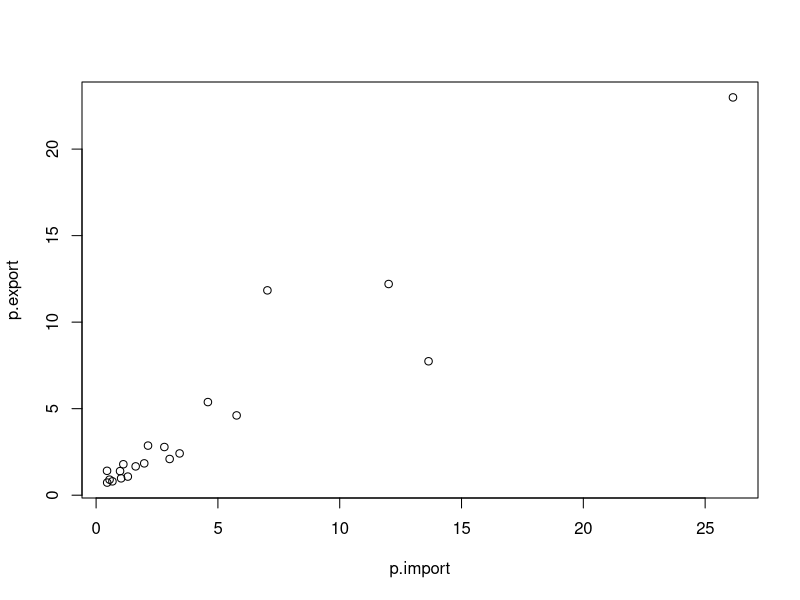
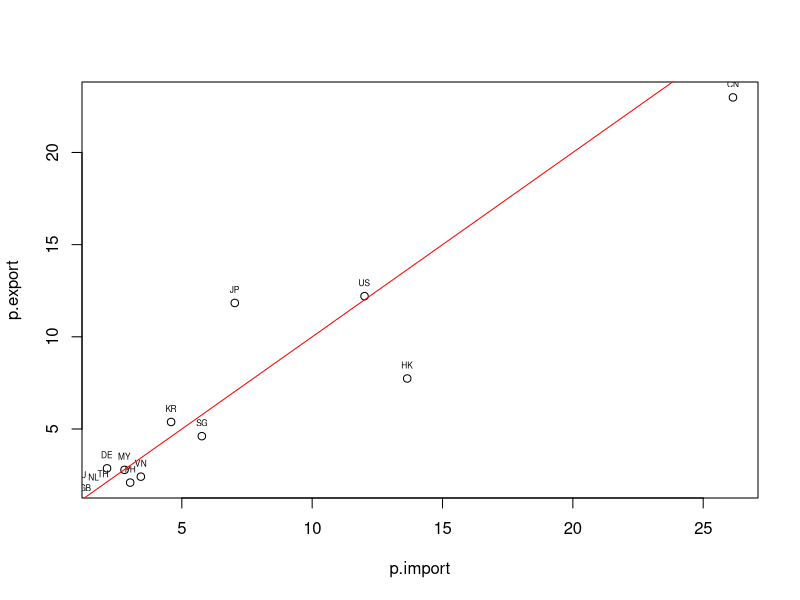

Write the R code that produced these figures, in order.
## ---- chunk 1
knitr::opts_chunk$set(echo = TRUE)
## ---- chunk 2
country <- c("CN", "US", "JP", "HK", "KR", "SG", "DE", "MY", "VN", "PH", "TH", "AU", "NL", "SA", "ID", "GB", "IN", "FR", "IT", "AE")

p.import <- c(26.142, 12.008, 7.032, 13.646, 4.589, 5.768, 2.131, 2.802, 3.428, 3.019, 1.976, 1.118, 1.624, 0.449, 0.983, 1.302, 1.027, 0.553, 0.670, 0.455)

p.export <- c(22.987, 12.204, 11.837, 7.739, 5.381, 4.610, 2.866, 2.784, 2.414, 2.092, 1.839, 1.788, 1.665, 1.409, 1.391, 1.075, 0.974, 0.899, 0.800, 0.728)
## ---- chunk 3
df.test <- data.frame()
## ---- chunk 4
df <- data.frame(country, p.import, p.export)
df <- data.frame(country, p.import, p.export, stringsAsFactors = FALSE)
str(df)
## ---- chunk 5
# View(df)
head(df)	# get first part of the data.frame
class(df)
## ---- chunk 6
str(df)
summary(df)
# look up help
help(summary)
?summary
## ---- chunk 7
dim(df)
ncol(df)
nrow(df)
length(df)
## ---- chunk 8
names(df)
head(df$發生.現.地點)
head(df$發生時段)
length(df$發生時段)
## ---- chunk 9
df$sub <- df$p.import - df$p.export
## ---- chunk 10
df
names(df)
nrow(df)

# filter row data by column value
df[df$p.import > df$p.export,]
df[df$p.import > df$p.export,]$country
df[df$p.import > df$p.export,1]

# 1 row == a data.frame with only one data entry
class(df[df$p.import > df$p.export,1])
class(df[,1]) # character vector
class(df[1,]) # data.frame
class(unlist(df[1, -1])) # filter the 1st row and select all columns except 1

## ---- chunk 11
# sort rows by df$p.import column
df.sorted <- df[order(df$p.import),]
# View(df.sorted)

# sort rows in decreasing order
df.sorted <- df[order(df$p.import, decreasing = T),]

# add - to column in order() can sort in decreasing order
df.sorted <- df[order(-df$p.import),]
# View(df.sorted)
## ---- chunk 12
a <- c(5, 5, 5, 5, 4, 4, 4, 3, 3, 1, 1, 1, 2, 2, 2)
b <- c(3, 3, 3, 4, 4, 4, 2, 2, 2, 4, 4, 1, 4, 1, 1)
df2 <- data.frame(a, b)

# sort df2 in orders of decreasing b then increasing a
df2 <- df2[order(df2$a, -df2$b),]
## ---- chunk 13
# plot(df) # raise error, 1st column is a character vector
plot(df[, 2:3])


plot(df[1:10, 2:3])
text(p.import, p.export, labels=country, cex= 0.5, pos=3)
lines(1:25, 1:25, col='red')

?plot
